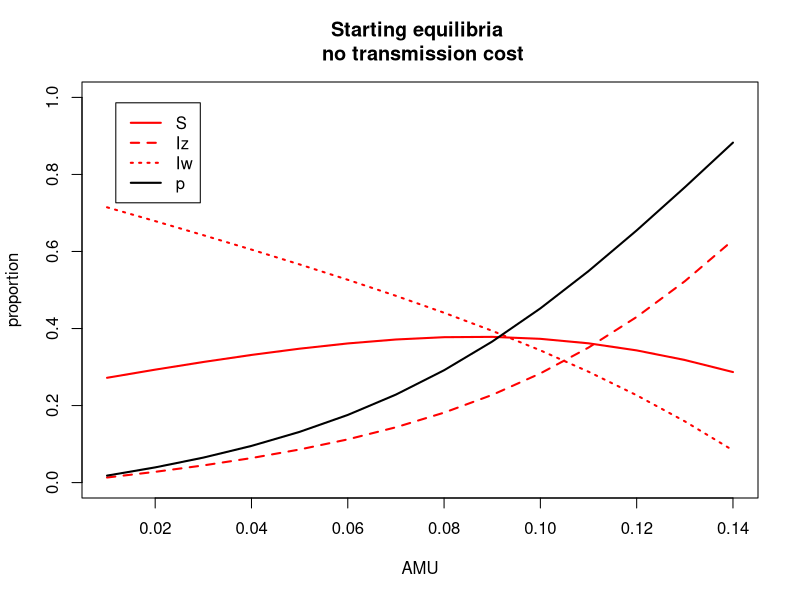
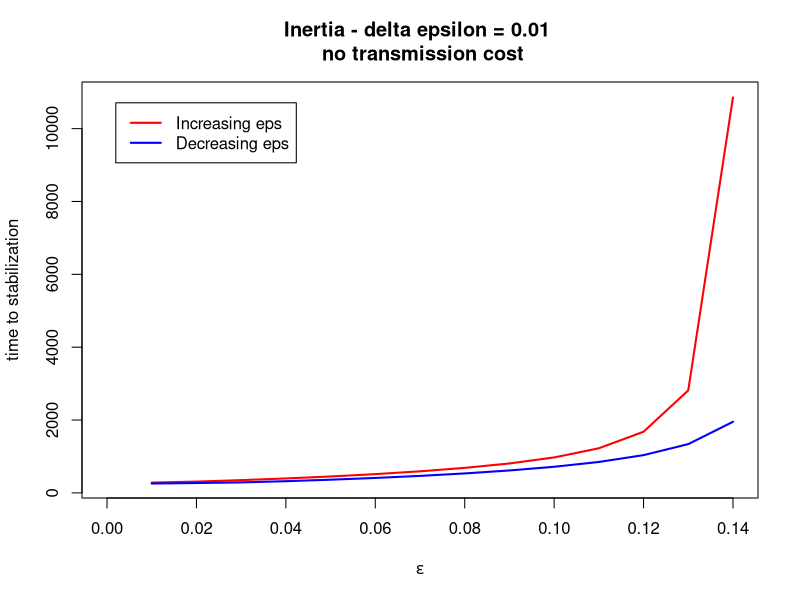
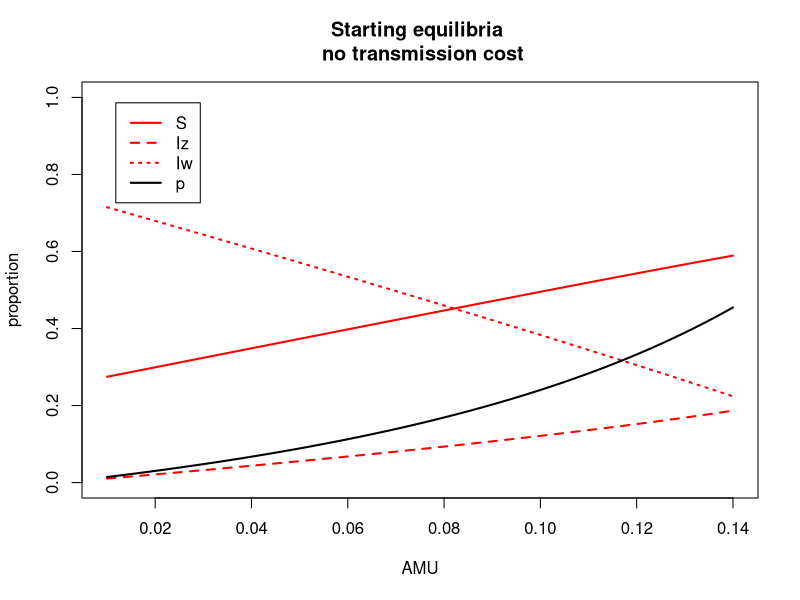
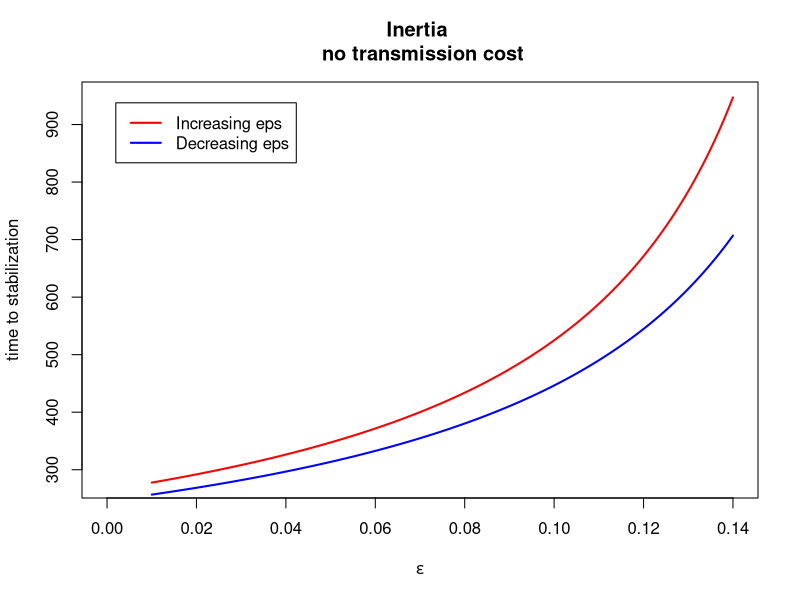
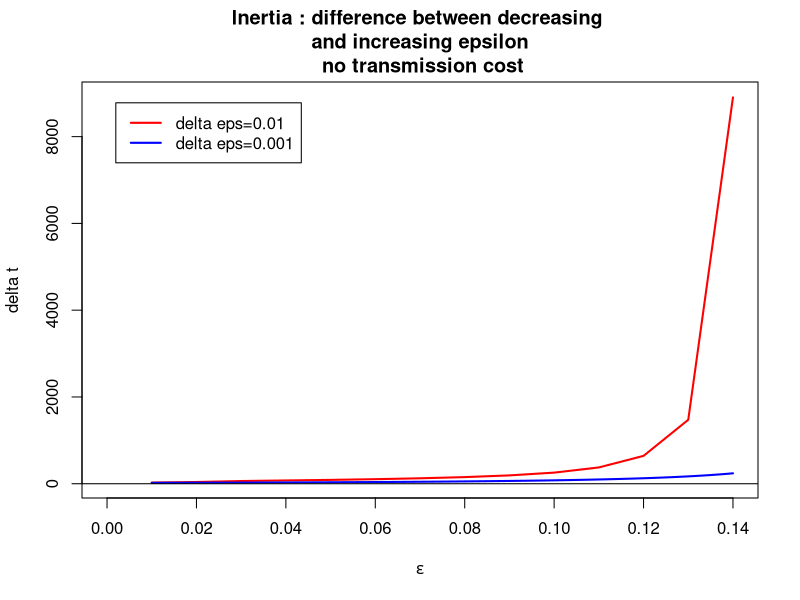
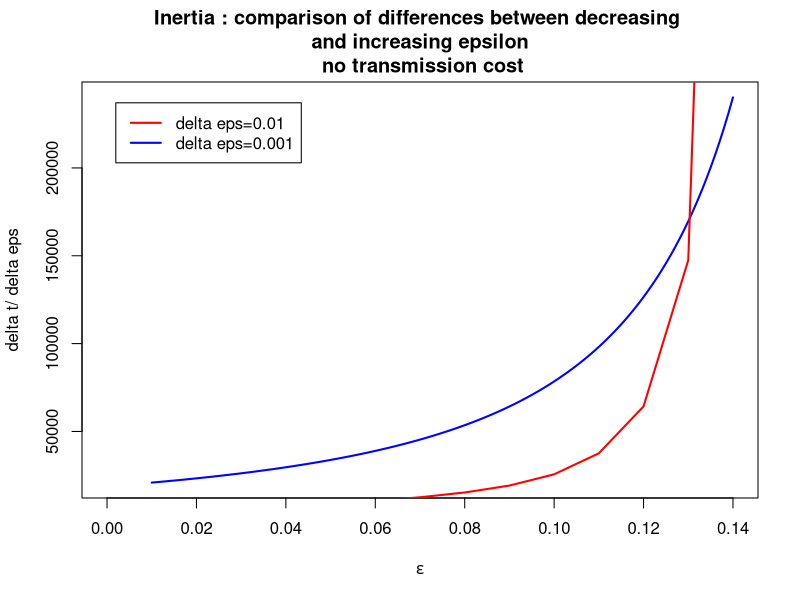

Source code (R) for these figures, in order:
## ---- chunk 1
library(deSolve)


options("scipen" = 10)

# initial state:
N <- 1
prop <- 0.01 #initial value of Iw and Iz

# time:
a <- 200000 #time span
m <- 1 #time step



# parameters
pbeta_w <- 0.04 #transmission parameter of Iw
pbeta_z <- 0.04 #transmission parameter of Iz

pgammaa <- 0.01 #innate recovery rate
pgamma_tilt <- 0.1 #recovery rate of Iw when treated by antibiotics


prho <- 0.05 #probability of clinical failure

#epsilon change over time

peps <- 0 #initial value of the ratio of treated patients
delta_eps <- 0.01
pepsi_start <- seq(0.01,0.14,by=delta_eps) #initial values of epsilon


pepsi_1 <- pepsi_start
delta_eps1 <- delta_eps

conv_crit <- 0.000001

## ---- chunk 2
parameters <- c(beta_w=pbeta_w, beta_z=pbeta_z, gamma=pgammaa, gamma_prim=pgamma_tilt, eps=peps, rho=prho)

state <- c(S=1-2*prop, Iw=prop, Iz=prop)

times=seq(0, a, by=m)

SIS=function(times, state, parameters){
  with(as.list(c(state,parameters)),
       { 
         dS = - beta_w*Iw*S - beta_z*Iz*S + gamma*(1-eps)*Iw + gamma_prim*eps*Iw + gamma*Iz
        dIw = beta_w*Iw*S + (1-eps)*beta_w*Iw*Iz - eps*beta_z*Iz*Iw - rho*eps*Iw - gamma*(1-eps)*Iw - gamma_prim*eps*Iw
        dIz = beta_z*Iz*S + eps*beta_z*Iz*Iw + rho*eps*Iw - (1-eps)*beta_w*Iw*Iz - gamma*Iz
        
        
        list(c(dS, dIw, dIz))
       })
}


parameters <- c(beta_w=pbeta_w, beta_z=pbeta_z, gamma=pgammaa, gamma_prim=pgamma_tilt, eps=peps, rho=prho)

state <- c(S=1-2*prop, Iw=prop, Iz=prop)

times <- seq(0, a, by=m)


root_main=function(times, state, parameters){
  dstate <- unlist(SIS(times, state, parameters))
  sum(abs(dstate)) - conv_crit
  }

exploit_param_eps=function(x) {
  parameters[5] <- x
  out <- lsodar(func=SIS, y=state, parms=parameters, times=times, rootfunc=root_main)
  return(tail(out, n=1))
  }

steady_eps <- do.call(rbind, lapply(pepsi_start, exploit_param_eps))
steady_eps <- unlist(steady_eps)

steady_time_eps <- steady_eps[,1]
steady_S_eps <- steady_eps[,2]
steady_Iw_eps <- steady_eps[,3]
steady_Iz_eps <- steady_eps[,4]
steady_p_eps <- steady_eps[,4]/(steady_eps[,4]+steady_eps[,3])

table_ss <- cbind(steady_S_eps, steady_Iw_eps, steady_Iz_eps, seq(0.01, 0.14, by=delta_eps))
## ---- chunk 3
plot(pepsi_start, steady_Iz_eps, main="Starting equilibria \n no transmission cost", xlab="AMU", ylab="proportion", ylim=c(0,1), lty=2, lwd=2, type="l", col='red')
lines(pepsi_start, steady_Iw_eps, lty=3, lwd=2, type='l', col='red')
lines(pepsi_start, steady_S_eps, lty=1, lwd=2, type='l', col='red')
lines(pepsi_start, steady_p_eps, lty=1, lwd=2, type='l', col='black')


legend("topleft" , inset=.05, c("S", "Iz", "Iw", "p"), lty=c(1,2,3,1), lwd=c(2,2,2,2), col=c(rep('red',3), 'black'))
## ---- chunk 4

out_up <- rep(0,4)

for (i in 1:nrow(table_ss)) {
  parameters <- c(beta_w=pbeta_w, beta_z=pbeta_z, gamma=pgammaa, gamma_prim=pgamma_tilt, eps=peps, rho=prho)
  state <- c(S=1-2*prop, Iw=prop, Iz=prop)
  parameters[5] <- table_ss[i,4] + 0.01
  state[1] <- table_ss[i,1]
  state[2] <- table_ss[i,2]
  state[3] <- table_ss[i,3]
  out <- lsodar(func=SIS, y=state, parms=parameters, times=times, rootfunc=root_main)
  out_up <- rbind(out_up, tail(out,1))
}

out_down <- rep(0,4)

for (i in 1:nrow(table_ss)) {
  parameters <- c(beta_w=pbeta_w, beta_z=pbeta_z, gamma=pgammaa, gamma_prim=pgamma_tilt, eps=peps, rho=prho)
  state <- c(S=1-2*prop, Iw=prop, Iz=prop)
  parameters[5] <- table_ss[i,4] - 0.01
  state[1] <- table_ss[i,1]
  state[2] <- table_ss[i,2]
  state[3] <- table_ss[i,3]
  out <- lsodar(func=SIS, y=state, parms=parameters, times=times, rootfunc=root_main)
  out_down <- rbind(out_down, tail(out,1))
}



## ---- chunk 5


time_up <- out_up[2:nrow(out_up),1]

time_down <- out_down[2:nrow(out_down),1]

pepsi_change <- seq(0.01, 0.14, by=delta_eps)

plot(pepsi_change, time_up, main="Inertia - delta epsilon = 0.01 \n no transmission cost", xlab=expression(epsilon), ylab="time to stabilization", lwd=2, col='red', type='l', xlim=c(0,0.14))
lines(pepsi_change, time_down, lwd=2, col='blue', type='l')

legend("topleft" , inset=.05, c("Increasing eps", "Decreasing eps"), lwd=c(2,2), col=c('red', 'blue'))

time_up1 <- time_up

time_down1 <- time_down
## ---- chunk 6
library(deSolve)


options("scipen" = 10)

# initial state:
N <- 1
prop <- 0.01 #initial value of Iw and Iz

# time:
a <- 200000 #time span
m <- 1 #time step



# parameters
pbeta_w <- 0.04 #transmission parameter of Iw
pbeta_z <- 0.015 #transmission parameter of Iz

pgammaa <- 0.01 #innate recovery rate
pgamma_tilt <- 0.1 #recovery rate of Iw when treated by antibiotics


prho <- 0.05 #probability of clinical failure

#epsilon change over time

peps <- 0 #initial value of the ratio of treated patients
delta_eps <- 0.001
pepsi_start <- seq(0.01,0.14,by=delta_eps) #initial values of epsilon


pepsi2 <- pepsi_start
delta_eps2 <- delta_eps


conv_crit <- 0.000001

## ---- chunk 7
parameters <- c(beta_w=pbeta_w, beta_z=pbeta_z, gamma=pgammaa, gamma_prim=pgamma_tilt, eps=peps, rho=prho)

state <- c(S=1-2*prop, Iw=prop, Iz=prop)

times=seq(0, a, by=m)

SIS=function(times, state, parameters){
  with(as.list(c(state,parameters)),
       { 
         dS = - beta_w*Iw*S - beta_z*Iz*S + gamma*(1-eps)*Iw + gamma_prim*eps*Iw + gamma*Iz
        dIw = beta_w*Iw*S + (1-eps)*beta_w*Iw*Iz - eps*beta_z*Iz*Iw - rho*eps*Iw - gamma*(1-eps)*Iw - gamma_prim*eps*Iw
        dIz = beta_z*Iz*S + eps*beta_z*Iz*Iw + rho*eps*Iw - (1-eps)*beta_w*Iw*Iz - gamma*Iz
        
        
        list(c(dS, dIw, dIz))
       })
}


parameters <- c(beta_w=pbeta_w, beta_z=pbeta_z, gamma=pgammaa, gamma_prim=pgamma_tilt, eps=peps, rho=prho)

state <- c(S=1-2*prop, Iw=prop, Iz=prop)

times <- seq(0, a, by=m)


root_main=function(times, state, parameters){
  dstate <- unlist(SIS(times, state, parameters))
  sum(abs(dstate)) - conv_crit
  }

exploit_param_eps=function(x) {
  parameters[5] <- x
  out <- lsodar(func=SIS, y=state, parms=parameters, times=times, rootfunc=root_main)
  return(tail(out, n=1))
  }

steady_eps <- do.call(rbind, lapply(pepsi_start, exploit_param_eps))
steady_eps <- unlist(steady_eps)

steady_time_eps <- steady_eps[,1]
steady_S_eps <- steady_eps[,2]
steady_Iw_eps <- steady_eps[,3]
steady_Iz_eps <- steady_eps[,4]
steady_p_eps <- steady_eps[,4]/(steady_eps[,4]+steady_eps[,3])

table_ss <- cbind(steady_S_eps, steady_Iw_eps, steady_Iz_eps, seq(0.01,0.14,by=delta_eps))
## ---- chunk 8
plot(pepsi_start, steady_Iz_eps, main="Starting equilibria \n no transmission cost", xlab="AMU", ylab="proportion", ylim=c(0,1), lty=2, lwd=2, type="l", col='red')
lines(pepsi_start, steady_Iw_eps, lty=3, lwd=2, type='l', col='red')
lines(pepsi_start, steady_S_eps, lty=1, lwd=2, type='l', col='red')
lines(pepsi_start, steady_p_eps, lty=1, lwd=2, type='l', col='black')


legend("topleft" , inset=.05, c("S", "Iz", "Iw", "p"), lty=c(1,2,3,1), lwd=c(2,2,2,2), col=c(rep('red',3), 'black'))
## ---- chunk 9

out_up <- rep(0,4)

for (i in 1:nrow(table_ss)) {
  parameters <- c(beta_w=pbeta_w, beta_z=pbeta_z, gamma=pgammaa, gamma_prim=pgamma_tilt, eps=peps, rho=prho)
  state <- c(S=1-2*prop, Iw=prop, Iz=prop)
  parameters[5] <- table_ss[i,4] + 0.01
  state[1] <- table_ss[i,1]
  state[2] <- table_ss[i,2]
  state[3] <- table_ss[i,3]
  out <- lsodar(func=SIS, y=state, parms=parameters, times=times, rootfunc=root_main)
  out_up <- rbind(out_up, tail(out,1))
}

out_down <- rep(0,4)

for (i in 1:nrow(table_ss)) {
  parameters <- c(beta_w=pbeta_w, beta_z=pbeta_z, gamma=pgammaa, gamma_prim=pgamma_tilt, eps=peps, rho=prho)
  state <- c(S=1-2*prop, Iw=prop, Iz=prop)
  parameters[5] <- table_ss[i,4] - 0.01
  state[1] <- table_ss[i,1]
  state[2] <- table_ss[i,2]
  state[3] <- table_ss[i,3]
  out <- lsodar(func=SIS, y=state, parms=parameters, times=times, rootfunc=root_main)
  out_down <- rbind(out_down, tail(out,1))
}



## ---- chunk 10


time_up <- out_up[2:nrow(out_up),1]

time_down <- out_down[2:nrow(out_down),1]

pepsi_change <- seq(0.01, 0.14, by=delta_eps)

plot(pepsi_change, time_up, main="Inertia \n no transmission cost", xlab=expression(epsilon), ylab="time to stabilization", lwd=2, col='red', type='l', xlim=c(0,0.14))
lines(pepsi_change, time_down, lwd=2, col='blue', type='l')

legend("topleft" , inset=.05, c("Increasing eps", "Decreasing eps"), lwd=c(2,2), col=c('red', 'blue'))

time_up2 <- time_up
time_down2 <- time_down


## ---- chunk 11



diff_1 <- time_up1 - time_down1
epsx1 <- seq(0.01, 0.14, by=0.01)


diff_2 <- time_up2 - time_down2
epsx2 <- seq(0.01, 0.14, by=0.001)


plot(epsx1, diff_1, main="Inertia : difference between decreasing \n and increasing epsilon \n no transmission cost", xlab=expression(epsilon), ylab="delta t", lwd=2, col='red', type='l', xlim=c(0,0.14))
lines(epsx2, diff_2, lwd=2, col='blue', type='l')
abline(h=0, col='black')

legend("topleft" , inset=.05, c("delta eps=0.01", "delta eps=0.001"), lwd=c(2,2), col=c('red', 'blue'))
## ---- chunk 12



diff_1_same_metrics <- diff_1/delta_eps1
epsx1 <- seq(0.01, 0.14, by=delta_eps1)


diff_2_same_metrics <- diff_2/delta_eps2
epsx2 <- seq(0.01, 0.14, by=delta_eps2)


plot(epsx2, diff_2_same_metrics, main="Inertia : comparison of differences between decreasing \n and increasing epsilon \n no transmission cost", xlab=expression(epsilon), ylab="delta t/ delta eps", lwd=2, col='blue', type='l', xlim=c(0,0.14))
lines(epsx1, diff_1_same_metrics, lwd=2, col='red', type='l')
abline(h=0, col='black')

legend("topleft" , inset=.05, c("delta eps=0.01", "delta eps=0.001"), lwd=c(2,2), col=c('red', 'blue'))
